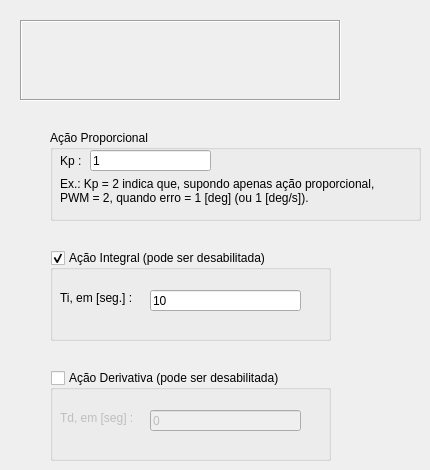
          <widget class="QWidget" name="tab_PID_controller">
           <attribute name="title">
            <string>PID em &quot;s&quot;</string>
           </attribute>
           <widget class="QLabel" name="label_21">
            <property name="geometry">
             <rect>
              <x>20</x>
              <y>20</y>
              <width>321</width>
              <height>81</height>
             </rect>
            </property>
            <property name="frameShape">
             <enum>QFrame::Shape::Box</enum>
            </property>
            <property name="frameShadow">
             <enum>QFrame::Shadow::Sunken</enum>
            </property>
            <property name="text">
             <string/>
            </property>
            <property name="pixmap">
             <pixmap resource="resources.qrc">:/images/GUI_resources/PID_in_s.png</pixmap>
            </property>
            <property name="scaledContents">
             <bool>false</bool>
            </property>
           </widget>
           <widget class="QGroupBox" name="groupBox_ct_ti">
            <property name="geometry">
             <rect>
              <x>50</x>
              <y>250</y>
              <width>281</width>
              <height>91</height>
             </rect>
            </property>
            <property name="title">
             <string>Ação Integral (pode ser desabilitada)</string>
            </property>
            <property name="checkable">
             <bool>true</bool>
            </property>
            <widget class="QLabel" name="label_23">
             <property name="geometry">
              <rect>
               <x>10</x>
               <y>40</y>
               <width>91</width>
               <height>16</height>
              </rect>
             </property>
             <property name="text">
              <string>Ti, em [seg.] :</string>
             </property>
            </widget>
            <widget class="QLineEdit" name="lineEdit_ct_ti">
             <property name="geometry">
              <rect>
               <x>100</x>
               <y>40</y>
               <width>151</width>
               <height>21</height>
              </rect>
             </property>
             <property name="text">
              <string>10</string>
             </property>
            </widget>
           </widget>
           <widget class="QGroupBox" name="groupBox_ct_td">
            <property name="geometry">
             <rect>
              <x>50</x>
              <y>370</y>
              <width>281</width>
              <height>91</height>
             </rect>
            </property>
            <property name="title">
             <string>Ação Derivativa (pode ser desabilitada)</string>
            </property>
            <property name="checkable">
             <bool>true</bool>
            </property>
            <property name="checked">
             <bool>false</bool>
            </property>
            <widget class="QLabel" name="label_25">
             <property name="geometry">
              <rect>
               <x>10</x>
               <y>40</y>
               <width>91</width>
               <height>16</height>
              </rect>
             </property>
             <property name="text">
              <string>Td, em [seg] :</string>
             </property>
            </widget>
            <widget class="QLineEdit" name="lineEdit_ct_td">
             <property name="geometry">
              <rect>
               <x>100</x>
               <y>40</y>
               <width>151</width>
               <height>21</height>
              </rect>
             </property>
             <property name="text">
              <string>0</string>
             </property>
            </widget>
           </widget>
           <widget class="QGroupBox" name="groupBox_7">
            <property name="geometry">
             <rect>
              <x>50</x>
              <y>130</y>
              <width>371</width>
              <height>91</height>
             </rect>
            </property>
            <property name="title">
             <string>Ação Proporcional</string>
            </property>
            <property name="checkable">
             <bool>false</bool>
            </property>
            <widget class="QLabel" name="label_24">
             <property name="geometry">
              <rect>
               <x>10</x>
               <y>20</y>
               <width>31</width>
               <height>21</height>
              </rect>
             </property>
             <property name="text">
              <string>Kp :</string>
             </property>
            </widget>
            <widget class="QLineEdit" name="lineEdit_ct_kp">
             <property name="geometry">
              <rect>
               <x>40</x>
               <y>20</y>
               <width>121</width>
               <height>21</height>
              </rect>
             </property>
             <property name="text">
              <string>1</string>
             </property>
            </widget>
            <widget class="QLabel" name="label_22">
             <property name="geometry">
              <rect>
               <x>10</x>
               <y>40</y>
               <width>351</width>
               <height>41</height>
              </rect>
             </property>
             <property name="text">
              <string>Ex.: Kp = 2 indica que, supondo apenas ação proporcional,
PWM = 2, quando erro = 1 [deg] (ou 1 [deg/s]).</string>
             </property>
            </widget>
           </widget>
          </widget>
